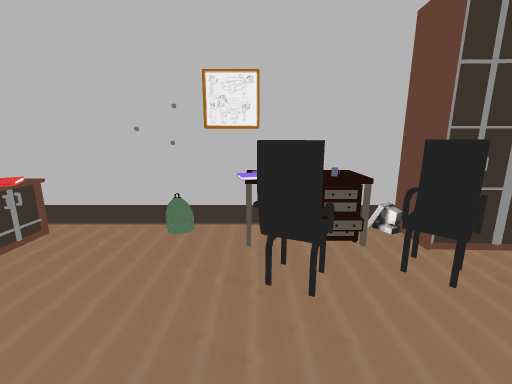
View 1 (above)

12 first-person views from a walk through a Unity game level. The camera is 1.2 m above the floor, tilts 12° down and sees 90° across. The floor is counted in squares, 0.5 m on a side. Each view is taken from the middle of a square. On the plan, view 1 faces up. The plan holds only what a view shows up to about 17 squares ahead; the rest is blank. The player character is not drawn. Door leaves are left out, so doorways stand open. Some surface patterns are stand-ins.

View 2
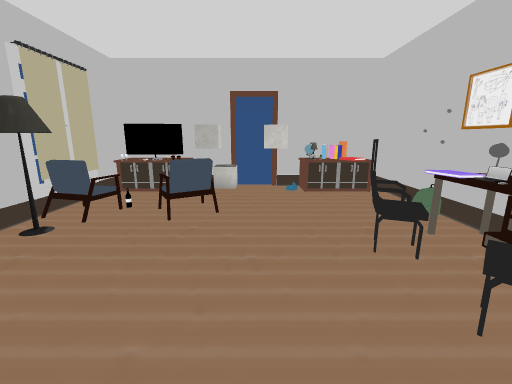

View 3
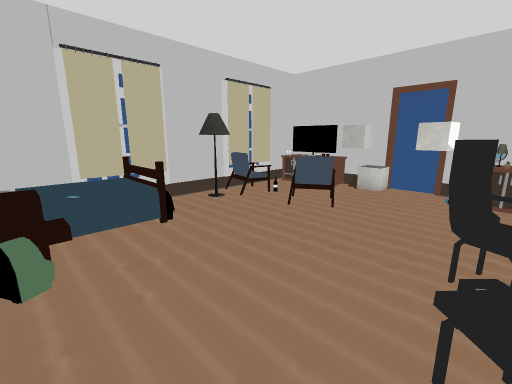

View 4
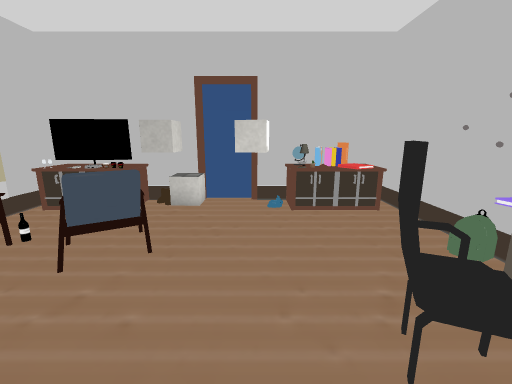

View 5
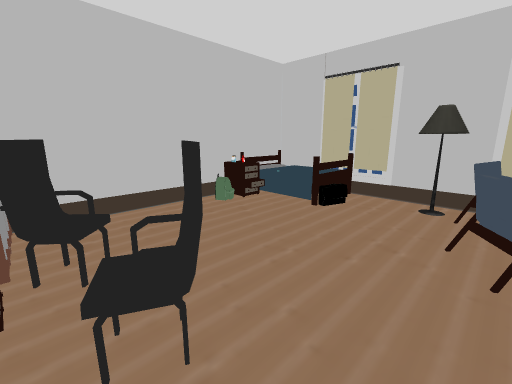

View 6
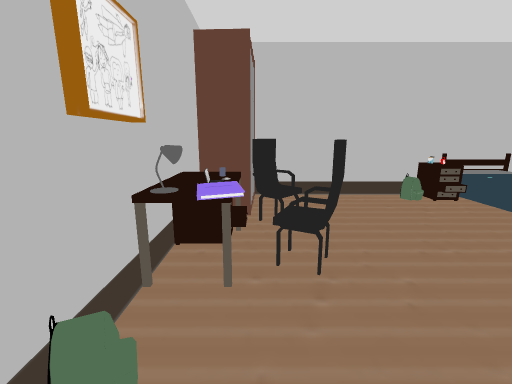

View 7
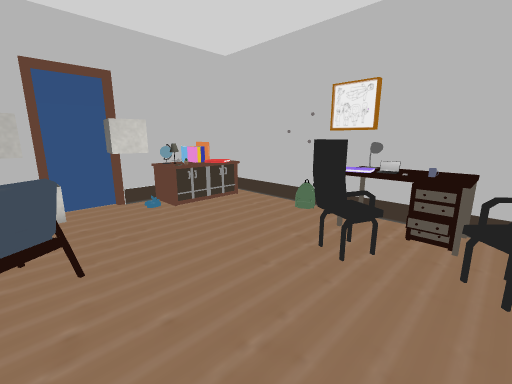

View 8
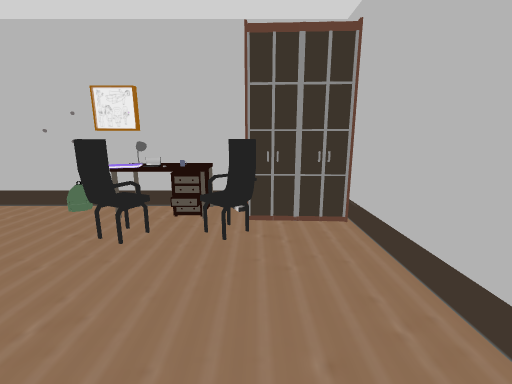

View 9
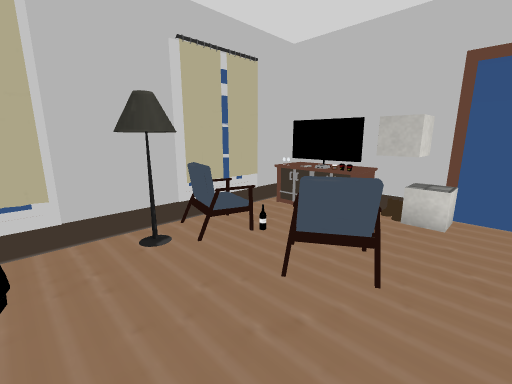

View 10
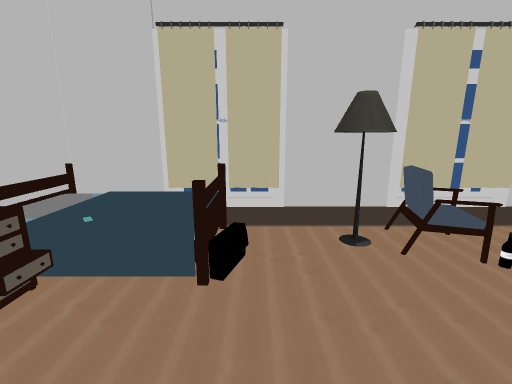

View 11
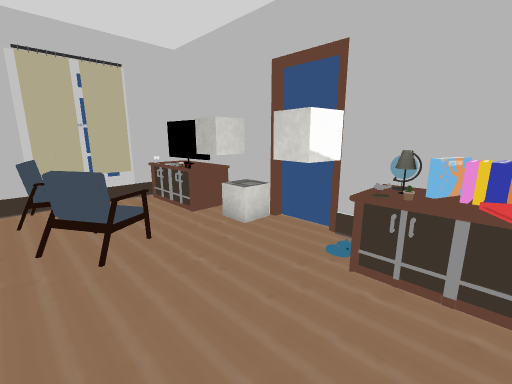

View 12
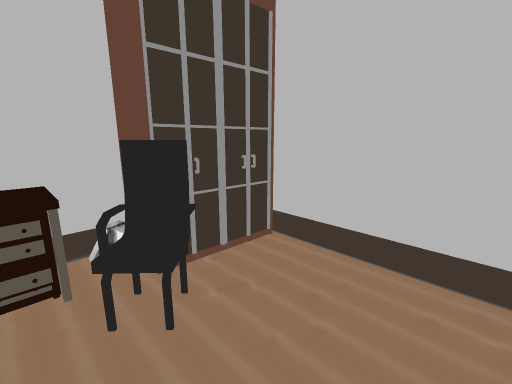

### Floor plan
Key: @ floor where view 1 was taken; # wall or solid block; . floor; D open door; = window, fence, low wall or low ledge; C chair; W wardrobe; L lamp; A laptop; B bed; O other object.
Columns run from 7 left of view 1 to 7 right of it. Each row starts with its distance up from view 1.
  7 ####OOO####
  6 #OO....LA######
  5 #OO....OO.C##W#
  4 #OO....CC.OC..#
  3 #OO...........#
  2 #OO...........#
  1 DOO...........#
  0 DO.....@......#
 -1 OOO.O#.......O#
 -2 #OO..C....... #
 -3 #OO.......OOOO#
 -4 #O ..#CL..B   #
 -5 #OO =##L. B   #
 -6 ###############

Where each view was taken, in squares from view 1:
view 1: 0 up, 0 right, facing up
view 2: 1 up, 6 right, facing left
view 3: 4 up, 6 right, facing down-left
view 4: 2 up, 3 right, facing left
view 5: 5 up, 2 left, facing down-right
view 6: 5 up, 4 left, facing right
view 7: 1 down, 3 right, facing up-left
view 8: 2 down, 4 right, facing up
view 9: 1 up, 2 right, facing down-left
view 10: 1 up, 2 right, facing down
view 11: 5 up, 1 left, facing down-left
view 12: 1 up, 2 right, facing up-right
